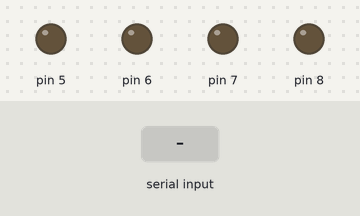
A sketch run on a simulated Arduino Uno, built with avr-gcc and run on an emulated ATmega328P. On the bench: output pins drawn as LEDs (lit = HIGH). The inputs (shaded band) are chosen by the test bench.

Above: at 1.2 s.
1.3 s: "w" received over Serial
At 2.4 s:
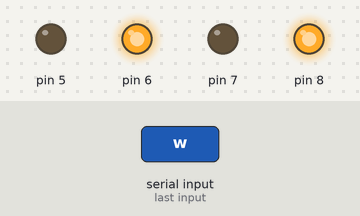
2.8 s: byte 32 (' ') received over Serial
At 3.5 s:
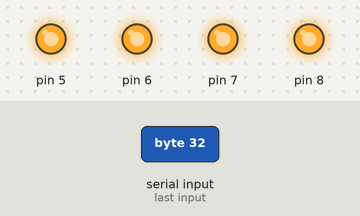
4.3 s: "s" received over Serial
At 4.6 s:
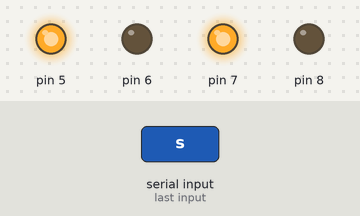
5.8 s: "a" received over Serial
At 7.0 s:
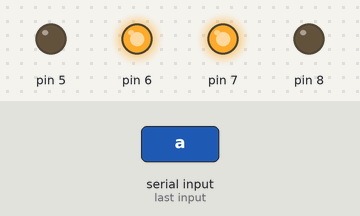
7.3 s: "d" received over Serial
At 8.1 s:
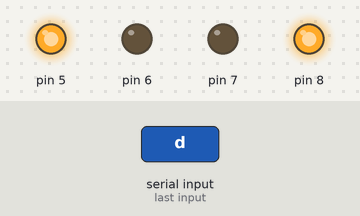
Timing chart, 0 to 9.8 s (numbered marks = the images above; inputs shaded):
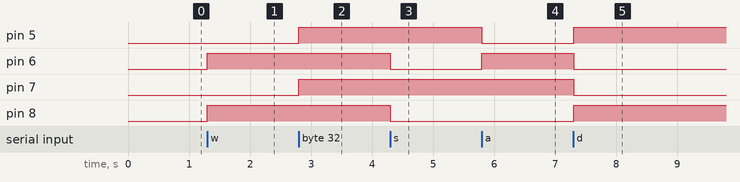

The sketch:

last.ino
```cpp
void setup() {
  // put your setup code here, to run once:
  Serial.begin(9600);
  pinMode(5,OUTPUT);
  pinMode(6,OUTPUT);
  pinMode(7,OUTPUT);
  pinMode(8,OUTPUT);
}

void loop() {
  // put your main code here, to run repeatedly:

  while(!Serial.available());
  char x=Serial.read();
  if(x=='w') //forward
  {
    digitalWrite(6,HIGH);
    digitalWrite(5,LOW);
    digitalWrite(8,HIGH);
    digitalWrite(7,LOW);
  }
  else if(x=='s') //backward
  {
    digitalWrite(5,HIGH);
    digitalWrite(6,LOW);
    digitalWrite(7,HIGH);
    digitalWrite(8,LOW);
  }
  else if(x=='a') //left
  {
    digitalWrite(5,LOW);
    digitalWrite(6,HIGH);
    digitalWrite(8,LOW);
    digitalWrite(7,HIGH);
  }
  else if(x=='d') //right
  {
    digitalWrite(6,LOW);
    digitalWrite(5,HIGH);
    digitalWrite(7,LOW);
    digitalWrite(8,HIGH);
  }
   else if(x==' ')  //stop
  {
    digitalWrite(6,HIGH);
    digitalWrite(5,HIGH);
    digitalWrite(7,HIGH);
    digitalWrite(8,HIGH);
  }
}
```

Measured:
- after the input at 1.3 s, pin 6, pin 8: LOW → HIGH at once
- after the input at 2.8 s, pin 5, pin 7: LOW → HIGH at once
- after the input at 4.3 s, pin 6, pin 8: HIGH → LOW at once
- after the input at 5.8 s, pin 5: HIGH → LOW at once; pin 6: LOW → HIGH at once
- after the input at 7.3 s, pin 5, pin 8: LOW → HIGH at once; pin 6, pin 7: HIGH → LOW at once
